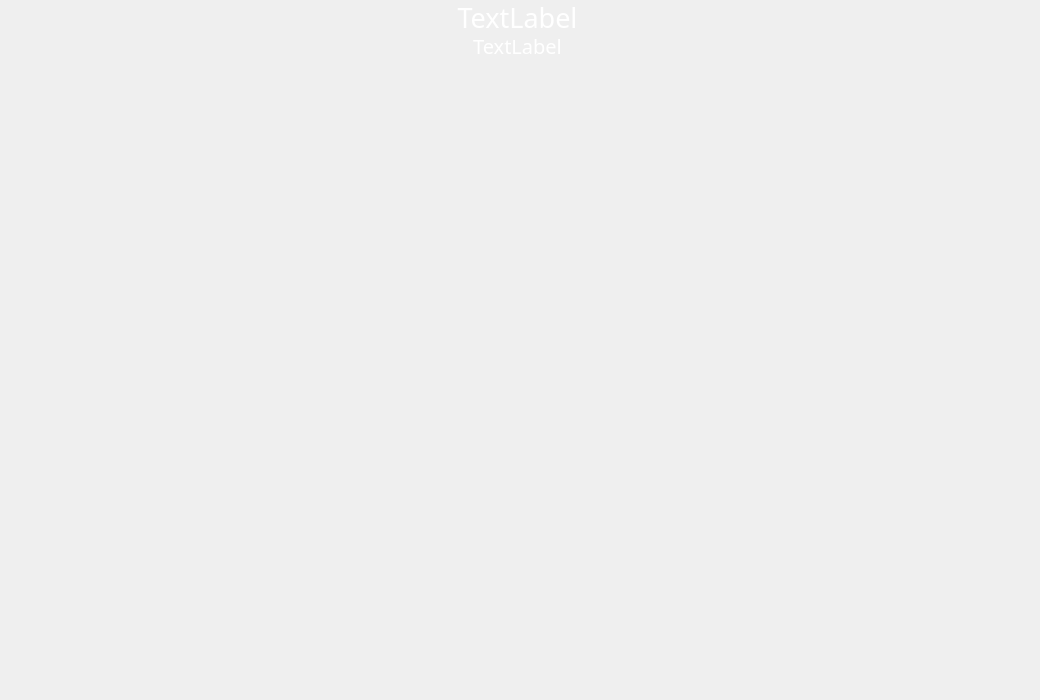
<?xml version="1.0" encoding="UTF-8"?>
<ui version="4.0">
 <class>Lyrics</class>
 <widget class="QWidget" name="Lyrics">
  <property name="geometry">
   <rect>
    <x>0</x>
    <y>0</y>
    <width>1040</width>
    <height>700</height>
   </rect>
  </property>
  <property name="windowTitle">
   <string>Form</string>
  </property>
  <layout class="QHBoxLayout" name="horizontalLayout">
   <property name="leftMargin">
    <number>0</number>
   </property>
   <property name="topMargin">
    <number>0</number>
   </property>
   <property name="rightMargin">
    <number>0</number>
   </property>
   <property name="bottomMargin">
    <number>0</number>
   </property>
   <item>
    <widget class="QWidget" name="background" native="true">
     <property name="styleSheet">
      <string notr="true">#background
{
	border-image: url(&quot;:/images/background.png&quot;);
}

QLabel
{
	color: white;
}</string>
     </property>
     <layout class="QVBoxLayout" name="verticalLayout">
      <property name="spacing">
       <number>0</number>
      </property>
      <property name="leftMargin">
       <number>0</number>
      </property>
      <property name="topMargin">
       <number>0</number>
      </property>
      <property name="rightMargin">
       <number>0</number>
      </property>
      <property name="bottomMargin">
       <number>0</number>
      </property>
      <item>
       <widget class="QWidget" name="head" native="true">
        <property name="minimumSize">
         <size>
          <width>0</width>
          <height>60</height>
         </size>
        </property>
        <property name="maximumSize">
         <size>
          <width>16777215</width>
          <height>60</height>
         </size>
        </property>
        <layout class="QHBoxLayout" name="horizontalLayout_2">
         <property name="spacing">
          <number>0</number>
         </property>
         <property name="leftMargin">
          <number>5</number>
         </property>
         <property name="topMargin">
          <number>0</number>
         </property>
         <property name="rightMargin">
          <number>0</number>
         </property>
         <property name="bottomMargin">
          <number>0</number>
         </property>
         <item>
          <widget class="QPushButton" name="hideBtn">
           <property name="minimumSize">
            <size>
             <width>50</width>
             <height>50</height>
            </size>
           </property>
           <property name="maximumSize">
            <size>
             <width>50</width>
             <height>50</height>
            </size>
           </property>
           <property name="styleSheet">
            <string notr="true">#hideBtn
{
	border: none;
	border-radius: 10px; 
}

#hideBtn:hover
{
	background-color: rgba(198, 198, 198, 0.5);
}</string>
           </property>
           <property name="text">
            <string/>
           </property>
          </widget>
         </item>
         <item>
          <widget class="QWidget" name="title" native="true">
           <layout class="QVBoxLayout" name="verticalLayout_2">
            <property name="spacing">
             <number>0</number>
            </property>
            <property name="leftMargin">
             <number>0</number>
            </property>
            <property name="topMargin">
             <number>3</number>
            </property>
            <property name="rightMargin">
             <number>60</number>
            </property>
            <property name="bottomMargin">
             <number>0</number>
            </property>
            <item>
             <widget class="QLabel" name="songName">
              <property name="font">
               <font>
                <family>黑体</family>
                <pointsize>20</pointsize>
               </font>
              </property>
              <property name="text">
               <string>TextLabel</string>
              </property>
              <property name="alignment">
               <set>Qt::AlignCenter</set>
              </property>
             </widget>
            </item>
            <item>
             <widget class="QLabel" name="singer">
              <property name="font">
               <font>
                <family>黑体</family>
                <pointsize>15</pointsize>
               </font>
              </property>
              <property name="text">
               <string>TextLabel</string>
              </property>
              <property name="alignment">
               <set>Qt::AlignCenter</set>
              </property>
             </widget>
            </item>
           </layout>
          </widget>
         </item>
        </layout>
       </widget>
      </item>
      <item>
       <widget class="QWidget" name="body" native="true">
        <layout class="QVBoxLayout" name="verticalLayout_3">
         <property name="spacing">
          <number>5</number>
         </property>
         <property name="leftMargin">
          <number>0</number>
         </property>
         <property name="topMargin">
          <number>0</number>
         </property>
         <property name="rightMargin">
          <number>0</number>
         </property>
         <property name="bottomMargin">
          <number>0</number>
         </property>
         <item>
          <spacer name="verticalSpacer">
           <property name="orientation">
            <enum>Qt::Vertical</enum>
           </property>
           <property name="sizeHint" stdset="0">
            <size>
             <width>20</width>
             <height>98</height>
            </size>
           </property>
          </spacer>
         </item>
         <item>
          <widget class="QLabel" name="topLine1">
           <property name="minimumSize">
            <size>
             <width>0</width>
             <height>50</height>
            </size>
           </property>
           <property name="maximumSize">
            <size>
             <width>16777215</width>
             <height>50</height>
            </size>
           </property>
           <property name="font">
            <font>
             <family>黑体</family>
             <pointsize>20</pointsize>
            </font>
           </property>
           <property name="text">
            <string/>
           </property>
           <property name="alignment">
            <set>Qt::AlignCenter</set>
           </property>
          </widget>
         </item>
         <item>
          <widget class="QLabel" name="topLine2">
           <property name="minimumSize">
            <size>
             <width>0</width>
             <height>50</height>
            </size>
           </property>
           <property name="maximumSize">
            <size>
             <width>16777215</width>
             <height>50</height>
            </size>
           </property>
           <property name="font">
            <font>
             <family>黑体</family>
             <pointsize>20</pointsize>
            </font>
           </property>
           <property name="text">
            <string/>
           </property>
           <property name="alignment">
            <set>Qt::AlignCenter</set>
           </property>
          </widget>
         </item>
         <item>
          <widget class="QLabel" name="topLine3">
           <property name="minimumSize">
            <size>
             <width>0</width>
             <height>50</height>
            </size>
           </property>
           <property name="maximumSize">
            <size>
             <width>16777215</width>
             <height>50</height>
            </size>
           </property>
           <property name="font">
            <font>
             <family>黑体</family>
             <pointsize>20</pointsize>
            </font>
           </property>
           <property name="text">
            <string/>
           </property>
           <property name="alignment">
            <set>Qt::AlignCenter</set>
           </property>
          </widget>
         </item>
         <item>
          <widget class="QLabel" name="midLine">
           <property name="minimumSize">
            <size>
             <width>0</width>
             <height>80</height>
            </size>
           </property>
           <property name="maximumSize">
            <size>
             <width>16777215</width>
             <height>80</height>
            </size>
           </property>
           <property name="font">
            <font>
             <family>黑体</family>
             <pointsize>30</pointsize>
            </font>
           </property>
           <property name="text">
            <string/>
           </property>
           <property name="alignment">
            <set>Qt::AlignCenter</set>
           </property>
          </widget>
         </item>
         <item>
          <widget class="QLabel" name="downLine1">
           <property name="minimumSize">
            <size>
             <width>0</width>
             <height>50</height>
            </size>
           </property>
           <property name="maximumSize">
            <size>
             <width>16777215</width>
             <height>50</height>
            </size>
           </property>
           <property name="font">
            <font>
             <family>黑体</family>
             <pointsize>20</pointsize>
            </font>
           </property>
           <property name="text">
            <string/>
           </property>
           <property name="alignment">
            <set>Qt::AlignCenter</set>
           </property>
          </widget>
         </item>
         <item>
          <widget class="QLabel" name="downLine2">
           <property name="minimumSize">
            <size>
             <width>0</width>
             <height>50</height>
            </size>
           </property>
           <property name="maximumSize">
            <size>
             <width>16777215</width>
             <height>50</height>
            </size>
           </property>
           <property name="font">
            <font>
             <family>黑体</family>
             <pointsize>20</pointsize>
            </font>
           </property>
           <property name="text">
            <string/>
           </property>
           <property name="alignment">
            <set>Qt::AlignCenter</set>
           </property>
          </widget>
         </item>
         <item>
          <widget class="QLabel" name="downLine3">
           <property name="minimumSize">
            <size>
             <width>0</width>
             <height>50</height>
            </size>
           </property>
           <property name="maximumSize">
            <size>
             <width>16777215</width>
             <height>50</height>
            </size>
           </property>
           <property name="font">
            <font>
             <family>黑体</family>
             <pointsize>20</pointsize>
            </font>
           </property>
           <property name="text">
            <string/>
           </property>
           <property name="alignment">
            <set>Qt::AlignCenter</set>
           </property>
          </widget>
         </item>
         <item>
          <spacer name="verticalSpacer_2">
           <property name="orientation">
            <enum>Qt::Vertical</enum>
           </property>
           <property name="sizeHint" stdset="0">
            <size>
             <width>20</width>
             <height>98</height>
            </size>
           </property>
          </spacer>
         </item>
        </layout>
       </widget>
      </item>
     </layout>
    </widget>
   </item>
  </layout>
 </widget>
 <resources/>
 <connections/>
</ui>
